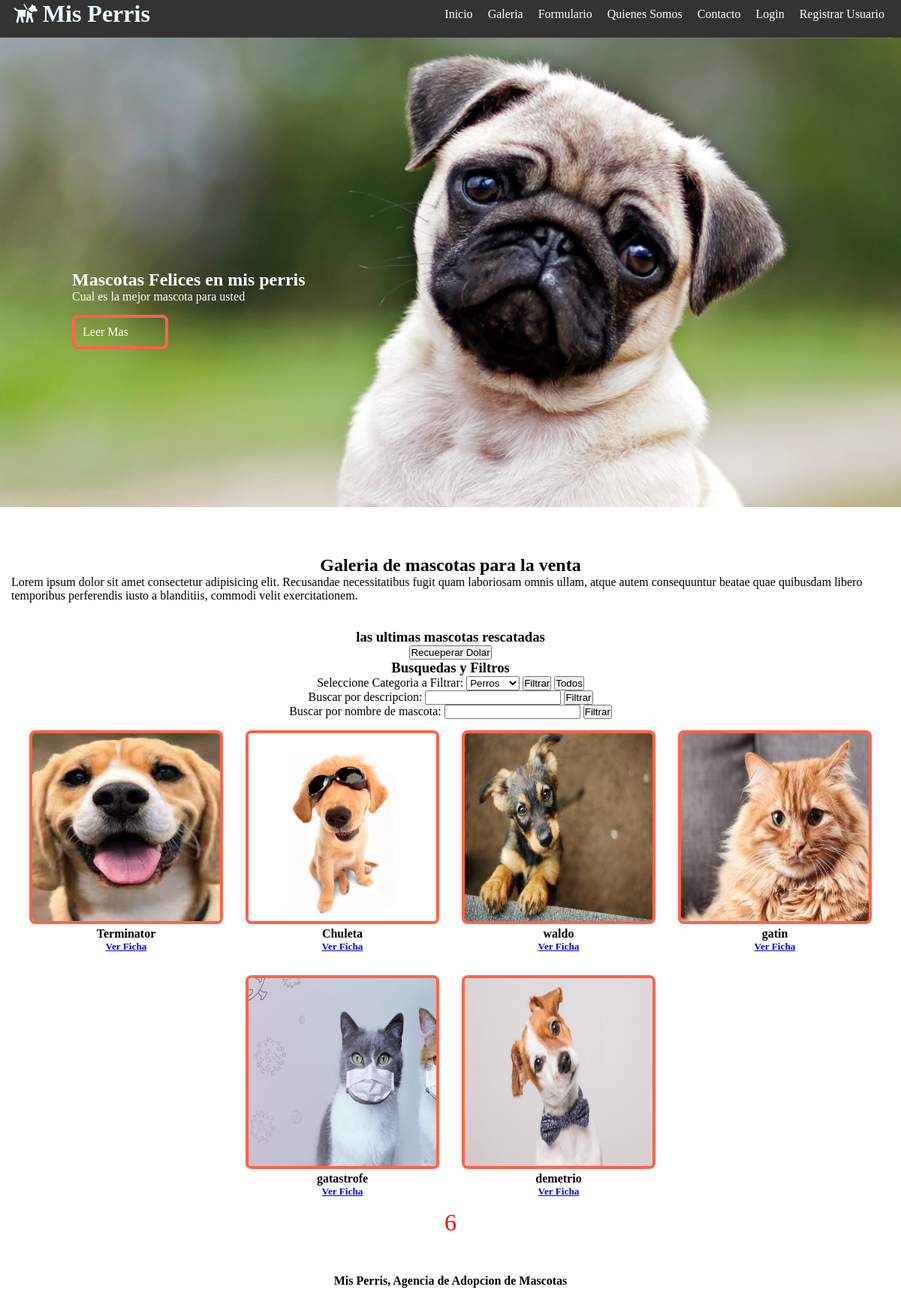
Page /galeria/ on the committed database.
### misPerris/models.py (models this page shows, shortened)
class Mascota(models.Model):
    nombre = models.CharField(primary_key=True,max_length=25)
    edad = models.IntegerField()
    descripcion = models.TextField()
    imagen = models.ImageField(upload_to='mascotas',default='mascotas/no_disponible.jpg')
    categoria = models.ForeignKey(Categoria,on_delete=models.CASCADE)
    publicar = models.BooleanField(default=False)
    comentario = models.TextField(default='--')
    usuario = models.CharField(max_length=45,default='--')
    dueno = models.CharField(max_length=45,default='--')

### misPerris/views.py (the view)
# urls.py: path('galeria/',galeria,name='GALE'),
def galeria(request):
    mascotas = Mascota.objects.filter(publicar=True)
    cant = Mascota.objects.filter(publicar=True).count()
    categorias = Categoria.objects.all()
    datos = {"mascotas":mascotas,"categorias":categorias,"cantidad":cant}
    return render(request, "galeria.html",datos)

### misPerris/templates/galeria.html (shortened to what this page needs)
{% extends "base.html" %}
{% load static %}
{% block css %}
    <link rel="stylesheet" href="{% static 'dist/css/lightbox.css' %}">
{% endblock css %}
{% block contenido %}
        <section id="bienvenida">
            <h2>Galeria de mascotas para la venta</h2>
            <p>Lorem ipsum dolor sit amet consectetur adipisicing elit. Recusandae necessitatibus fugit quam laboriosam
                omnis ullam, atque autem consequuntur beatae quae quibusdam libero temporibus perferendis iusto a
                blanditiis, commodi velit exercitationem.</p>
        </section>
        <section id="blog">
            <h3>las ultimas mascotas rescatadas</h3>
            <input type="button" value="Recueperar Dolar" onclick="recupera()">
            <h3>Busquedas y Filtros</h3>
            <form action="{% url 'FILTROC' %}" method="post">
                Seleccione Categoria a Filtrar:
                <select name="cboCategoria" id="cboCategoria">
                    {% for reg in categorias %}
                    <option value="{{reg.nombre}}">{{reg.nombre}}</option>
                    {% endfor %}
                </select>
                <input type="submit" value="Filtrar">
                <input type="button" value="Todos" onclick="javascript:location.href='/galeria/'">
            </form>
             <form action="{% url 'FILTROPC' %}" method="post">
                Buscar por descripcion:
                <input type="text" name="txtDesc">
                <input type="submit" value="Filtrar">
            </form>
            <form action="{% url 'FILTRON' %}" method="post">
                Buscar por nombre de mascota:
                <input type="text" name="txtNombre">
                <input type="submit" value="Filtrar">
            </form>
            <div class="contenedor">
                {% for reg in mascotas %}
                <article>
                    <a href="{{reg.imagen.url}}" data-lightbox="perros" data-title="{{reg.descripcion}}">
                        <img src="{{reg.imagen.url}}" alt="">
                    </a>
                    <h4>{{reg.nombre}}</h4>
                    <h5>
                    <a href="/ficha/{{reg.nombre}}/">Ver Ficha</a>
                    </h5>
                </article>
                 {% endfor %}
            </div>
            <div style="text-align: center;color: red;font-size: xx-large;">
                {{cantidad}}
            </div>
        </section>
{% endblock contenido %}

### misPerris/templates/base.html (shortened to what this page needs)
{% load static %}
<!DOCTYPE html>
<html lang="en">
<head>
    <link rel="stylesheet" href="{% static 'css/estilos.css' %}">
    <link rel="stylesheet" href="{% static 'css/fontello.css' %}">
    {% block css %}
    {% endblock css %}
</head>
<body>
    <header>
        <div class="contenedor">
            <h1 class="icon-guidedog">Mis Perris</h1>
            <nav class="menu">
                <a href="{% url 'IND' %}">Inicio</a>
                <a href="{% url 'GALE' %}">Galeria</a>
                <a href="{% url 'FORMU' %}">Formulario</a>
                <a href="{% url 'QUIENES' %}">Quienes Somos</a>
                <a href="">Contacto</a>
                {% if user.is_authenticated %}
                    <a href="{% url 'ADMINUSER' %}">Admin Usuario</a>
                    <a href="{% url 'REG' %}">Admin. Mascota</a>
                    <a href="{% url 'CERRAR' %}">Cerrar Sesion</a>
                    <a href="">Bienvenido: {{user.first_name}} {{user.last_name}}</a>
                {% else %}
                    <a href="{% url 'LOGIN' %}">Login</a>
                    <a href="{% url 'CREARU' %}">Registrar Usuario</a>
                {% endif %}
            </nav>
        </div>
    </header>
    <main>
        <section id="banner">
            <img src="{% static 'img/perro1.jpg' %}" alt="">
            <div class="contenedor">
                <h2>Mascotas Felices en mis perris</h2>
                <p>Cual es la mejor mascota para usted</p>
                <a href="">Leer Mas</a>
            </div>
        </section>
        {% block contenido %}
        {% endblock contenido %}
    </main>
    <footer>
        <h3 style="text-align: center;font-size: medium;height: 100px;">
            <p style="margin: 50px;">Mis Perris, Agencia de Adopcion de Mascotas</p>
        </h3>
    </footer>
</body>
</html>

### misPerris/static/css/estilos.css (style rules this page uses)
* { margin: 0; padding: 0; }
header { width: 100%; height: 50px; background: #333; color: aliceblue; position: fixed; top: 0; left: 0; z-index: 100; }
h1 { float: left; }
.contenedor { width: 98%; margin: auto; }
#bienvenida { font-family: cursive; margin-top: 45px; padding: 15px; }
#bienvenida h2 { text-align: center; }

### misPerris/static/css/menu.css (style rules this page uses)
.menu { position: absolute; top: 50px; left: 0; width: 100%; height: 100vh; background: rgb(51, 51, 51,0.9); transform: translateX(-100%); transition: all 1.5s; }
.menu a { display: block; color: white; height: 30px; padding: 10px; text-decoration: none; border-bottom: solid 1px rgb(255, 255, 255,0.3); }
@media (min-width:1024px) { .menu { position: static; width: auto; height: auto; float: right; display: flex; transform: translateX(0%); } }

### misPerris/static/css/banner.css (style rules this page uses)
#banner img { width: 100%; }
#banner .contenedor { position: absolute; top: 20%; left: 8%; font-family: cursive; color: white; width: 85%; }
#banner .contenedor a { display: block; border: solid 4px tomato; width: 100px; margin-top: 15px; text-decoration: none; padding: 10px; color: white; border-radius: 8px; }

### misPerris/static/css/blog.css (style rules this page uses)
#blog .contenedor img { width: 250px; height: 250px; border: solid 4px tomato; border-radius: 8px; }
#blog { font-family: cursive; text-align: center; margin-top: 20px; }
#blog .contenedor { display: flex; justify-content: center; flex-wrap: wrap; }
#blog .contenedor article { margin:15px; }

### rows in the picture
Mascota: imagen (picture), nombre "Terminator"
Mascota: imagen (picture), nombre "Chuleta"
Mascota: imagen (picture), nombre "waldo"
Mascota: imagen (picture), nombre "gatin"
Mascota: imagen (picture), nombre "gatastrofe"
Mascota: imagen (picture), nombre "demetrio"

### other values in the picture
{{ cantidad }} "6"
form field cboCategoria "Perros"
